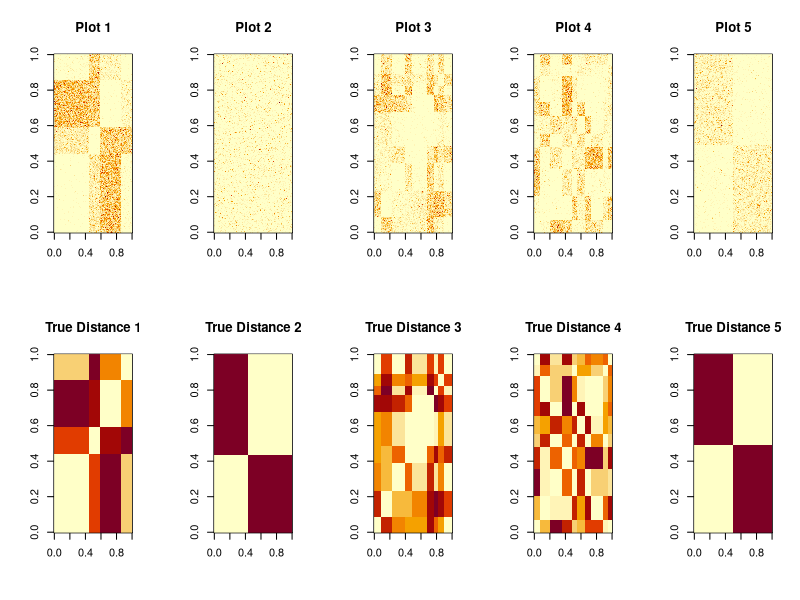
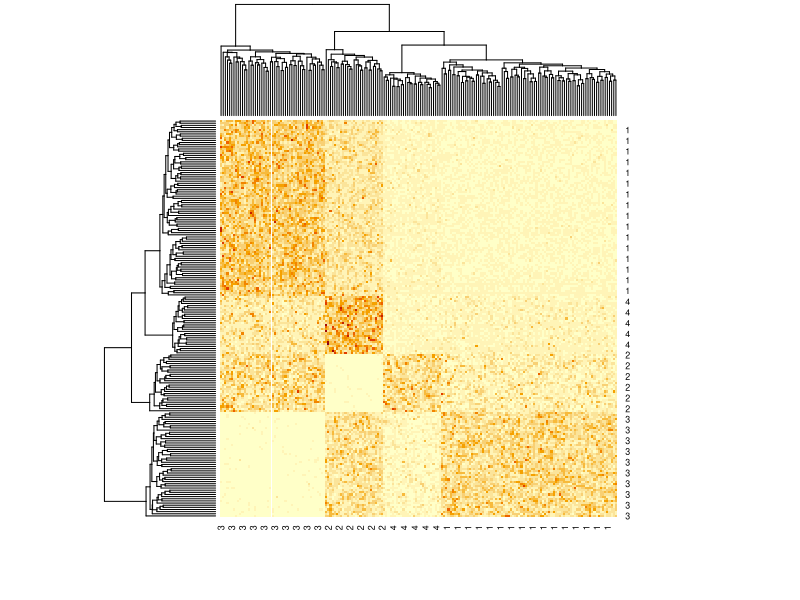
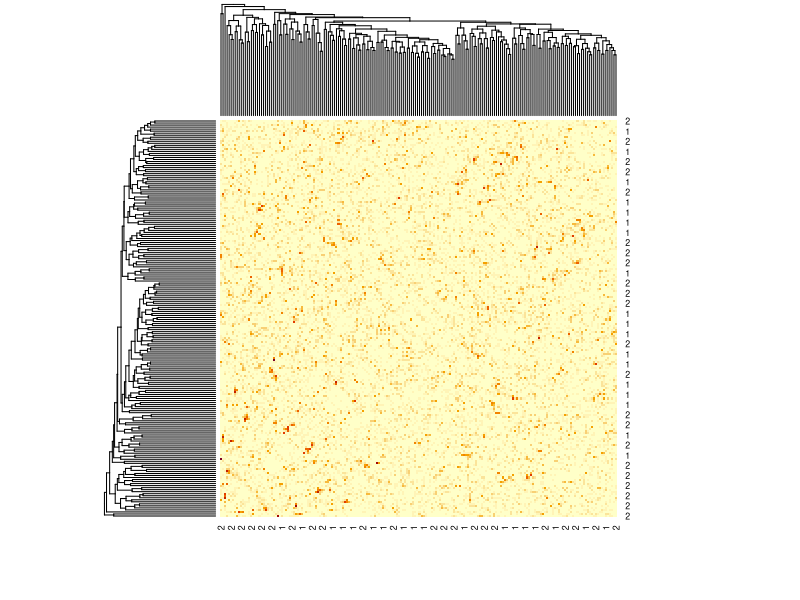
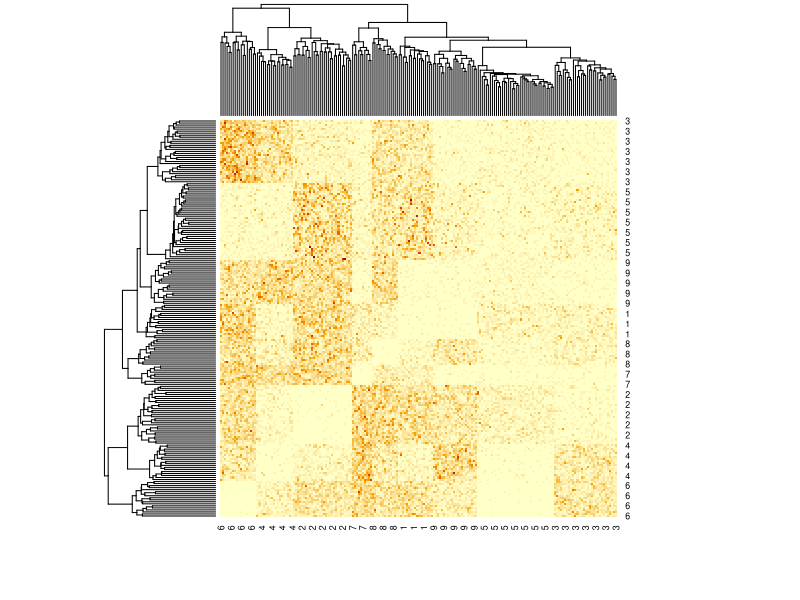
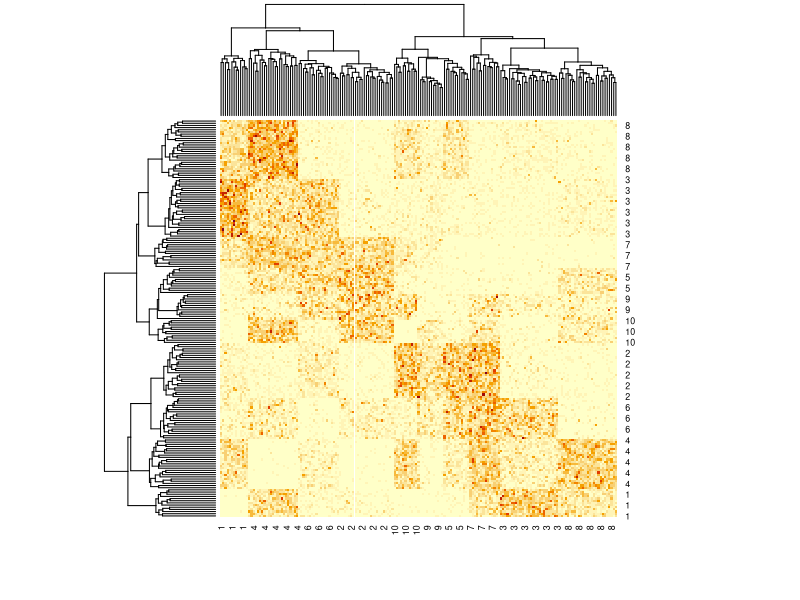
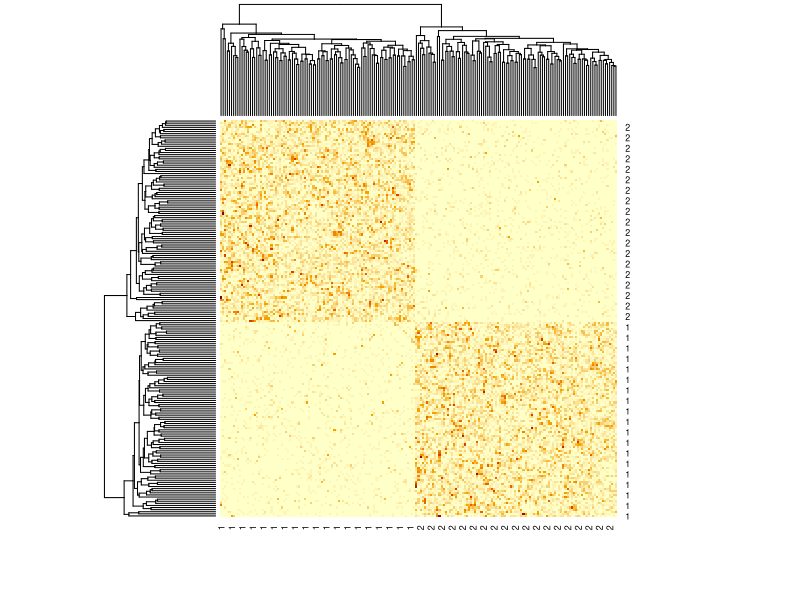
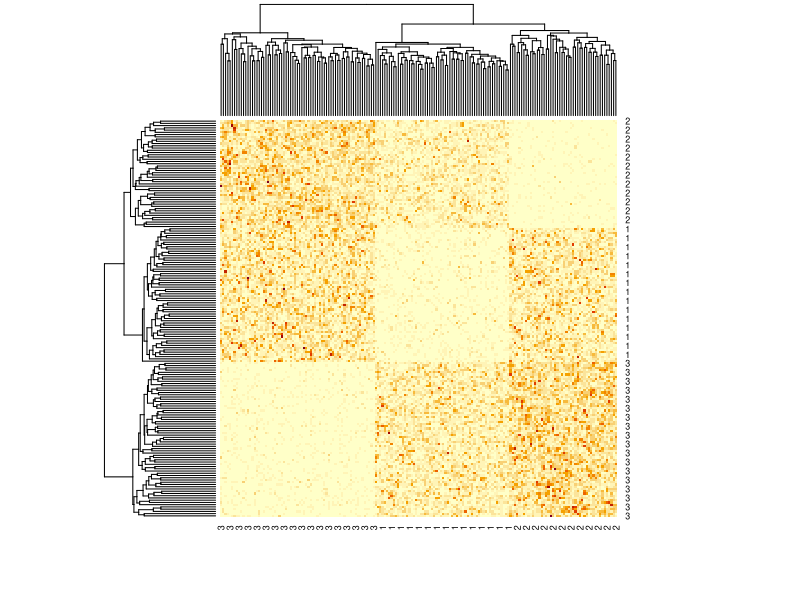
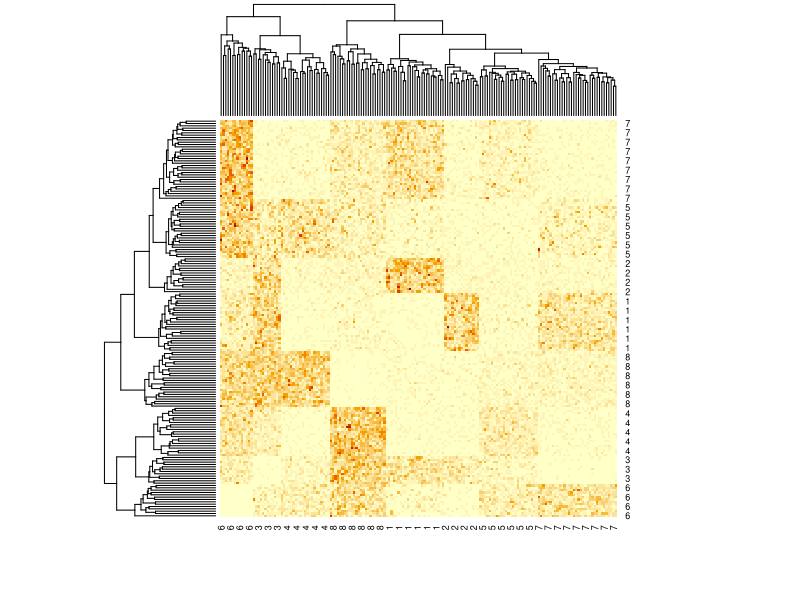

Reproduce these figures in R, in order.
#N and number of clusters is determined independently for each plot (maybe a bad idea?)
#The minimum size for a cluster is now 10 people
#cluster number ranges from 2 to 10, sample size from 170-200

set.seed(587320)
library(MASS)

setwd("C:/Users/Aaron/Documents/JH/EDA project")
nreps<-10
#how many clusters each rep has
clusters<-rep(2:10,length=nreps)[sample(nreps)]
Npre<-sample(170:200,nreps) #this is almost what the final N vector will be
N<-Npre
samples<-list()
refmats<-list()
switchups<-list()

for(i in 1:nreps) {
	print(i)
	ci<-clusters[i]
	
	gettingprops<-T
	iter<-0
	while(gettingprops==T){
		props1<-runif(ci,0,1)
		props2<-props1/sum(props1)
		groups1<-floor(props2*Npre[i])
		if(min(groups1)>=10) gettingprops<-F
		iter<-iter+1
	}
	N[i]<-sum(groups1)
	switchup<-sample(N[i]) #add randomn shuffling!
	groupvec<-rep(1:ci,times=groups1)
		
	mati<-matrix(0,nrow=N[i],ncol=N[i]) #ensure diag is zero
	rownames(mati)<-groupvec
	colnames(mati)<-groupvec
	
	#Make mean dists
	distmu<-diag(rep(0,times=ci))
	for(a in 1:ci){
		for(b in 1:ci){
			if(a!=b){
				distab<-runif(1,0,10)
				distmu[a,b]<-distab
				distmu[b,a]<-distab
			}
		}
	}
	
	#now make full dist mat
	refmat<-mati
	for(a in 1:N[i]){
		for(b in 1:N[i]){
			if(a!=b){
				ca<-groupvec[a]
				cb<-groupvec[b]
				distab<-rnorm(1,distmu[ca,cb],sd=2.5)
				mati[a,b]<-distab^2
				mati[b,a]<-distab^2
				refmat[a,b]<-distmu[ca,cb]
			}
		}
	}
	
	##image(mati)
	##heatmap(mati)
	refmats[[i]]<-refmat
	samples[[i]]<-mati
	switchups[[i]]<-switchup
}


# mat<-samples[[1]]
# tab<-matrix(NA, ncol=3,nrow=length(mat))
# row<-0
# for(i in 1:dim(mat)[1]){
	# for(j in 1:dim(mat)[2]){
		# row<-row+1
		# tab[row,1]<-i
		# tab[row,2]<-j
		# tab[row,3]<-mat[r,j]
	# }
# }
# write.table(tab,file="tabfornetworkplots.txt",row.names=F)

png(file='HeatMapAnswers.png',width=1000,height=500)
	par(mfcol=c(2,5))
	for(i in 1:5){
		if (i<=nreps){
			image(samples[[i]], main=paste("Plot",i))
			image(refmats[[i]], main=paste("True Distance",i))
		}
	}
dev.off()

pdf(file="Heatmaps.pdf",height=5,width=5)
	for(i in 1:nreps){
		heatmap(samples[[i]])
		print(i)
	}
dev.off()